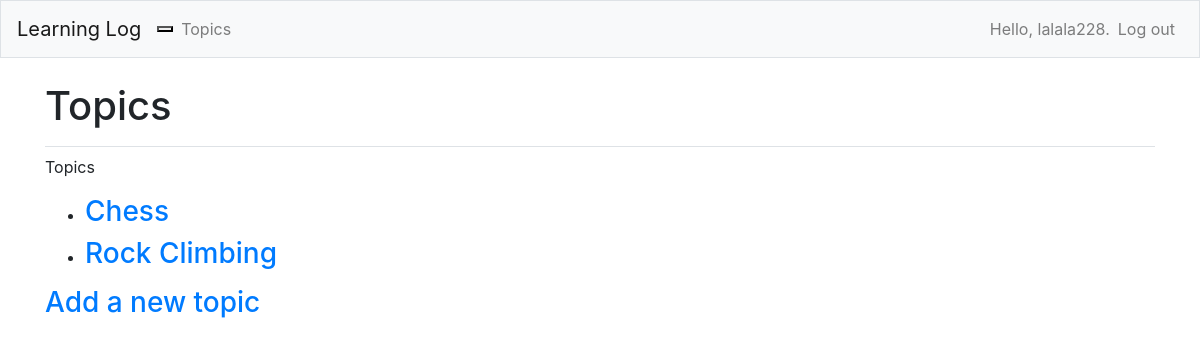
The page /topics/ (signed in) on the database as committed earlier.
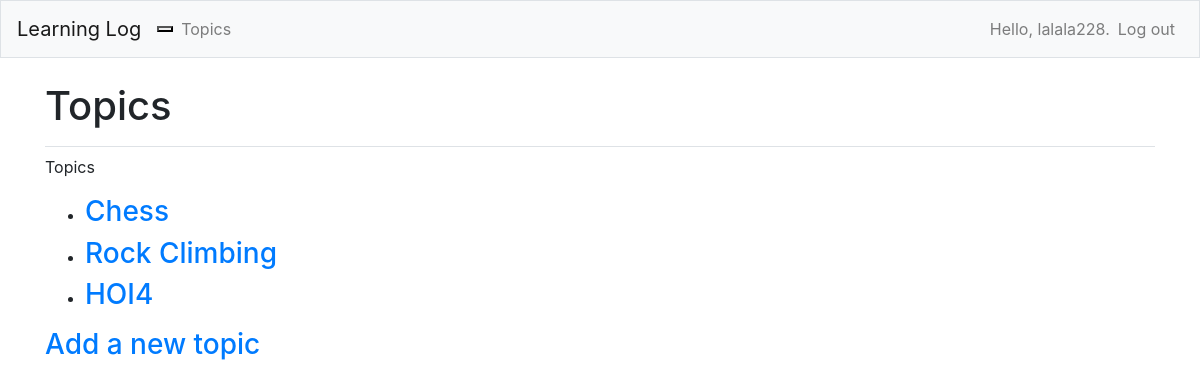
The same page on the database as committed later.
### learning_logs/models.py (models this page shows)
class Topic(models.Model):
    text = models.CharField(max_length=200)
    date_added = models.DateTimeField(auto_now_add=True)
    owner = models.ForeignKey(User, on_delete=models.CASCADE)
    class Meta:
        verbose_name = "тема"
        verbose_name_plural = "теми"
    def __str__(self):
        return self.text

### learning_logs/views.py (the view)
# urls.py: path('topics/', views.topics, name="topics"),
@login_required
def topics(request):
    topics = Topic.objects.filter(owner=request.user).order_by('date_added')
    context = {'topics': topics}
    return render(request, 'learning_logs/topics.html', context)

### learning_logs/templates/learning_logs/topics.html (shortened to what this page needs)
{% extends "learning_logs/base.html" %}
{% block page_header %}
    <h1>Topics</h1>
{% endblock page_header %}
{% block content %}
    <p>Topics</p>
    <ul>
        {% for topic in topics %}
            <li>
                <h3><a href="{% url 'learning_logs:topic' topic.id %}">{{ topic }}</a></h3>
            </li>
            {% empty %}
                <li><h3>No topics have been added yet.</h3></li>
            {% endfor %}
    </ul>
    <h3><a href="{% url 'learning_logs:new_topic' %}">Add a new topic</a></h3>
{% endblock content %}

Rows that differ between the two databases and show on the page:
added Topic: text "HOI4"
